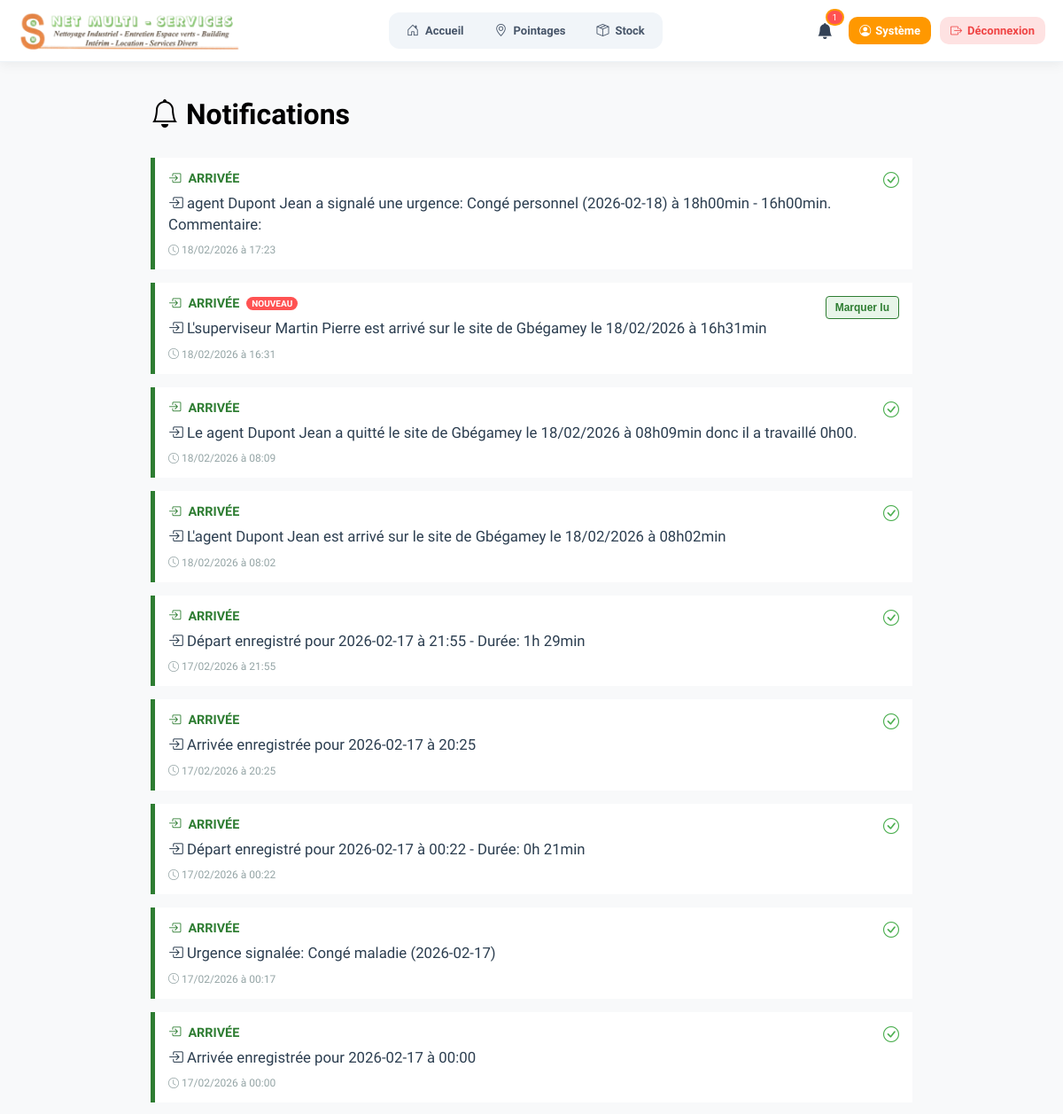
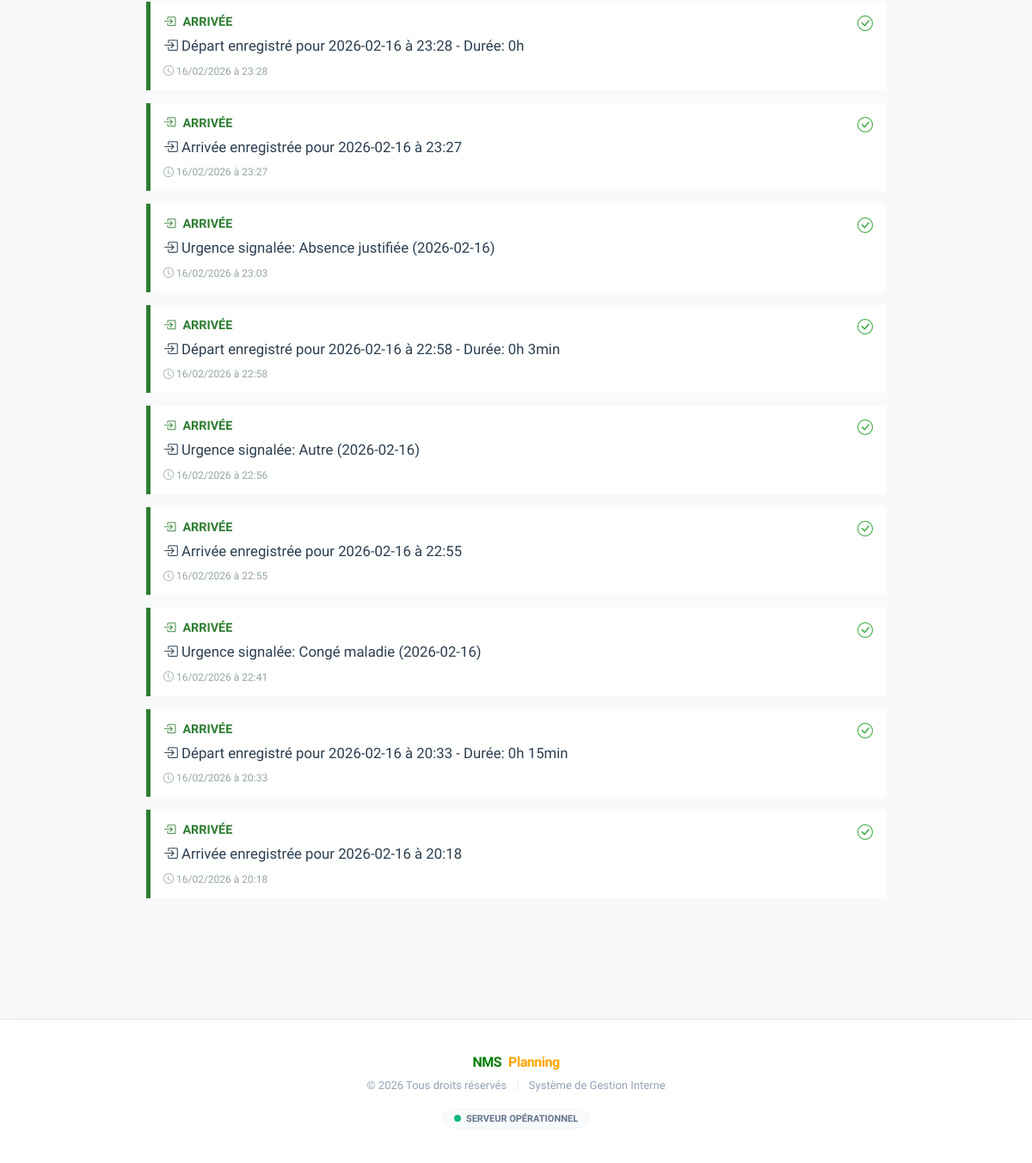
The app's page /admin/notifications.php (signed in) with its own data (2 pictures, top to bottom).
### tables this page shows
CREATE TABLE `notifications` (
  `id_notify` int unsigned NOT NULL AUTO_INCREMENT,
  `id_user` int NOT NULL,
  `from_user` int DEFAULT NULL,
  `type` enum('arrivee','depart','urgence') NOT NULL,
  `message` text NOT NULL,
  `is_read` tinyint(1) NOT NULL DEFAULT '0',
  `created_at` timestamp NOT NULL DEFAULT CURRENT_TIMESTAMP,
  PRIMARY KEY (`id_notify`),
  KEY `idx_notifications_user` (`id_user`),
  KEY `idx_notifications_from` (`from_user`),
  CONSTRAINT `fk_notifications_user` FOREIGN KEY (`id_user`) REFERENCES `users` (`id_user`) ON DELETE CASCADE ON UPDATE CASCADE
);

### admin/notifications.php (the view, shortened to what this page needs)
<?php
require_once __DIR__ . '/../config/database.php';
$cols = $pdo->query("SHOW COLUMNS FROM notifications")->fetchAll(PDO::FETCH_COLUMN);
$colUser = in_array('id_user', $cols) ? 'id_user' : (in_array('user_id', $cols) ? 'user_id' : null);
$stmt = $pdo->prepare("SELECT * FROM notifications WHERE $colUser = ? ORDER BY created_at DESC LIMIT 100");
$stmt->execute([$_SESSION['id_user']]);
$notifications = $stmt->fetchAll(PDO::FETCH_ASSOC);
?>
<?php include_once __DIR__ . '/../includes/header.php'; ?>
<div style="max-width:900px;margin:20px auto;padding:20px">
    <h1 style="margin-bottom: 30px;"><i class="bi bi-bell"></i> Notifications</h1>
    <?php if (empty($notifications)): ?>
        <div class="card" style="text-align:center;padding:40px">Aucune notification.</div>
    <?php else: ?>
        <div style="display: flex; flex-direction: column; gap: 15px;">
            <?php foreach ($notifications as $n):
                $type_clean = strtolower($n['type'] ?? '');
                $config = [
                    'arrivee' => ['icon' => 'bi-box-arrow-in-right', 'label' => 'Arrivée', 'color' => '#2e7d32', 'bg' => '#e8f5e9'],
                    'depart'  => ['icon' => 'bi-box-arrow-right', 'label' => 'Départ',  'color' => '#1565c0', 'bg' => '#e3f2fd'],
                    'urgence' => ['icon' => 'bi-exclamation-diamond', 'label' => 'Urgence', 'color' => '#c62828', 'bg' => '#ffebee'],
                    'default' => ['icon' => 'bi-info-circle', 'label' => 'Info', 'color' => '#546e7a', 'bg' => '#eceff1'],
                ];
                $style = $config[$type_clean] ?? $config['default'];
            ?>
                <div class="card" style="margin:0; border-left: 5px solid <?= $style['color'] ?>; background: white; padding: 15px; position: relative;">
                    <div style="display: flex; justify-content: space-between; align-items: flex-start;">
                        <div style="flex: 1;">
                            <div style="color: <?= $style['color'] ?>; font-weight: 800; text-transform: uppercase; font-size: 0.9em; margin-bottom: 8px; display: flex; align-items: center; gap: 8px;">
                                <span><i class="bi <?= $style['icon'] ?>"></i></span> <?= $style['label'] ?>
                                <?php if (empty($n['is_read'])): ?>
                                    <span style="background: #ff5252; color: white; padding: 2px 6px; border-radius: 10px; font-size: 10px;">NOUVEAU</span>
                                <?php endif; ?>
                            </div>
                            <div style="color: #2c3e50; font-size: 1.05em; line-height: 1.4; margin-bottom: 10px;">
                                <strong><i class="bi <?= $style['icon'] ?>"></i></strong> <?= nl2br(htmlspecialchars($n['message'] ?? '')) ?>
                            </div>
                            <div style="font-size: 12px; color: #95a5a6;">
                                <i class="bi bi-clock"></i> <?= date('d/m/Y à H:i', strtotime($n['created_at'])) ?>
                            </div>
                        </div>
                        <div style="margin-left: 15px;">
                            <form method="post" style="margin:0">
                                <?php if (empty($n['is_read'])): ?>
                                    <button class="btn" style="background: <?= $style['bg'] ?>; color: <?= $style['color'] ?>; border: 1px solid <?= $style['color'] ?>; padding: 5px 10px; font-size: 12px; font-weight: bold; cursor: pointer; border-radius: 4px;" type="submit">
                                        Marquer lu
                                    </button>
                                <?php else: ?>
                                    <span style="color: #4caf50; font-size: 18px;"><i class="bi bi-check-circle"></i></span>
                                <?php endif; ?>
                            </form>
                        </div>
                    </div>
                </div>
            <?php endforeach; ?>
        </div>
    <?php endif; ?>
</div>
<?php include_once __DIR__ . '/../includes/footer.php'; ?>

### includes/header.php (shortened to what this page needs)
<?php
$prenom = $_SESSION['prenom'] ?? 'Utilisateur';
$role = $_SESSION['role'] ?? 'AGENT';
$notifications_count = 0;
try {
    $res = $pdo->query("SHOW COLUMNS FROM notifications")->fetchAll(PDO::FETCH_COLUMN);
    $colUser = in_array('id_user', $res) ? 'id_user' : (in_array('user_id', $res) ? 'user_id' : null);
    if ($colUser) {
        $countStmt = $pdo->prepare("SELECT COUNT(*) FROM notifications WHERE $colUser = ? AND is_read = 0");
        $countStmt->execute([$_SESSION['id_user']]);
        $notifications_count = (int) $countStmt->fetchColumn();
    }
} catch (Exception $e) { error_log($e->getMessage()); }
?>
<!DOCTYPE html>
<html lang="fr">
<head>
    <link rel="stylesheet" href="https://cdn.jsdelivr.net/npm/bootstrap-icons@1.11.3/font/bootstrap-icons.min.css">
    <link rel="stylesheet" href="/assets/css/layout/header.css">
</head>
<body>
    <header>
        <nav>
            <div class="nav-brand"><a href="/"> <img src="/assets/images/logo_nms.png" alt="NMS Planning"> </a></div>
            <div class="nav-center">
                <a href="/"><i class="bi bi-house-door nav-link-icon"></i><span>Accueil</span></a>
                <?php if ($role === 'ADMIN'): ?>
                    <a href="/admin/gestion_pointages.php"><i class="bi bi-geo-alt nav-link-icon"></i><span>Pointages</span></a>
                    <a href="/stock/gest_stock.php"><i class="bi bi-box-seam nav-link-icon"></i><span>Stock</span></a>
                <?php else: ?>
                    <a href="/admin/pointage.php"><i class="bi bi-geo-alt nav-link-icon"></i><span>Présence</span></a>
                <?php endif; ?>
            </div>
            <div class="nav-right-group">
                <?php if ($role !== 'AGENT'): ?>
                <div style="position: relative;">
                    <div class="bell-container" id="notifBell">
                        <i class="bi bi-bell-fill bell-icon"></i><?php if ($notifications_count > 0): ?><span class="notif-badge"><?= $notifications_count ?></span><?php endif; ?>
                    </div>
                </div>
                <?php endif; ?>
                <a href="/admin/view_profile.php" class="user-profile-btn"><i class="bi bi-person-circle"></i> <span class="desktop-text"><?= htmlspecialchars($prenom) ?></span></a>
                <a href="/admin/logout.php" class="logout-desktop-btn"><i class="bi bi-box-arrow-right"></i> Déconnexion</a>
            </div>
        </nav>
    </header>
</body>
</html>

### includes/footer.php (shortened to what this page needs)
<div style="height:40px"></div>
</div> <footer style="
    background: white;
    border-top: 1px solid #e2e8f0;
    padding: 40px 20px;
    margin-top: 60px;
    text-align: center;
    box-shadow: 0 -5px 15px rgba(0,0,0,0.02);
">
    <div style="max-width: 800px; margin: 0 auto;">
        <div style="
            font-weight: 800;
            letter-spacing: -0.5px;
            margin-bottom: 10px;
            color: #1e293b;
            display: flex;
            align-items: center;
            justify-content: center;
            gap: 8px;
        ">
            <span style="color: green;">NMS</span>
            <span style="color: orange;">Planning</span>
        </div>
        <p style="
            color: #94a3b8;
            font-size: 13px;
            margin: 0;
            font-weight: 500;
        ">
            &copy; 2026 Tous droits réservés
            <span style="margin: 0 8px; color: #e2e8f0;">|</span>
            Système de Gestion Interne
        </p>
        <div style="
            margin-top: 20px;
            display: inline-flex;
            align-items: center;
            gap: 6px;
            background: #f8fafc;
            padding: 4px 12px;
            border-radius: 50px;
            border: 1px solid #f1f5f9;
        ">
            <span style="width: 8px; height: 8px; background: #10b981; border-radius: 50%;"></span>
            <span style="font-size: 11px; color: #64748b; font-weight: 600; text-transform: uppercase;">Serveur Opérationnel</span>
        </div>
    </div>
</footer>
</body>
</html>

### assets/css/layout/header.css (style rules this page uses)
:root { --primary: #FF9800; --primary-dark: #E68900; --danger: #FF5252; --success: #4CAF50; --info: #2196F3; --text-main: #1A1C1E; --shadow: 0 4px 12px rgba(0,0,0,0.05); }
* { margin: 0; padding: 0; box-sizing: border-box; }
body { font-family: 'Plus Jakarta Sans', sans-serif; background-color: #F8F9FA; }
header { background: #FFFFFF; position: sticky; top: 0; z-index: 1000; height: 70px; box-shadow: var(--shadow); border-bottom: 1px solid #edf2f7; }
nav { display: flex; justify-content: space-between; align-items: center; max-width: 1400px; margin: 0 auto; padding: 0 20px; height: 100%; }
.bell-container { position: relative; cursor: pointer; font-size: 20px; padding: 8px; background: rgba(255,255,255,0.2); border-radius: 12px; }
.bell-icon { font-size: 18px; color: #334155; }
.notif-badge { position: absolute; top: -5px; right: -5px; background: var(--danger); color: white; font-size: 10px; padding: 2px 6px; border-radius: 20px; border: 2px solid var(--primary); }
.nav-brand img { height: 45px; width: auto; display: block; }
.nav-center { display: flex; gap: 5px; background: #f1f5f9; padding: 5px; border-radius: 12px; }
.nav-center a { color: #475569; text-decoration: none; padding: 8px 15px; border-radius: 8px; font-size: 13px; font-weight: 700; display: inline-flex; align-items: center; gap: 7px; }
.nav-right-group { display: flex; align-items: center; gap: 10px; }
.user-profile-btn { background: var(--primary); color: white; padding: 8px 12px; border-radius: 10px; text-decoration: none; font-weight: 700; font-size: 13px; display: flex; align-items: center; gap: 5px; }
.logout-desktop-btn { background: #fee2e2; color: #ef4444; padding: 8px 12px; border-radius: 10px; text-decoration: none; font-weight: 700; font-size: 13px; display: inline-flex; align-items: center; gap: 6px; }
.nav-link-icon { font-size: 14px; line-height: 1; }

### records on screen
notifications: type "ARRIVÉE", message "agent Dupont Jean a signalé une urgence: Congé personnel (2026-02-18) à 18h00min - 16h00min. Commentaire:", created_at "18/02/2026 à 17:23", is_read 1 (drawn)
notifications: type "ARRIVÉE", is_read "NOUVEAU", message "L'superviseur Martin Pierre est arrivé sur le site de Gbégamey le 18/02/2026 à 16h31min", created_at "18/02/2026 à 16:31"
notifications: type "ARRIVÉE", message "Le agent Dupont Jean a quitté le site de Gbégamey le 18/02/2026 à 08h09min donc il a travaillé 0h00.", created_at "18/02/2026 à 08:09", is_read 1 (drawn)
notifications: type "ARRIVÉE", message "L'agent Dupont Jean est arrivé sur le site de Gbégamey le 18/02/2026 à 08h02min", created_at "18/02/2026 à 08:02", is_read 1 (drawn)
notifications: type "ARRIVÉE", message "Départ enregistré pour 2026-02-17 à 21:55 - Durée: 1h 29min", created_at "17/02/2026 à 21:55", is_read 1 (drawn)
notifications: type "ARRIVÉE", message "Arrivée enregistrée pour 2026-02-17 à 20:25", created_at "17/02/2026 à 20:25", is_read 1 (drawn)
notifications: type "ARRIVÉE", message "Départ enregistré pour 2026-02-17 à 00:22 - Durée: 0h 21min", created_at "17/02/2026 à 00:22", is_read 1 (drawn)
notifications: type "ARRIVÉE", message "Urgence signalée: Congé maladie (2026-02-17)", created_at "17/02/2026 à 00:17", is_read 1 (drawn)
notifications: type "ARRIVÉE", message "Arrivée enregistrée pour 2026-02-17 à 00:00", created_at "17/02/2026 à 00:00", is_read 1 (drawn)
notifications: type "ARRIVÉE", message "Départ enregistré pour 2026-02-16 à 23:28 - Durée: 0h", created_at "16/02/2026 à 23:28", is_read 1 (drawn)
notifications: type "ARRIVÉE", message "Arrivée enregistrée pour 2026-02-16 à 23:27", created_at "16/02/2026 à 23:27", is_read 1 (drawn)
notifications: type "ARRIVÉE", message "Urgence signalée: Absence justifiée (2026-02-16)", created_at "16/02/2026 à 23:03", is_read 1 (drawn)
notifications: type "ARRIVÉE", message "Départ enregistré pour 2026-02-16 à 22:58 - Durée: 0h 3min", created_at "16/02/2026 à 22:58", is_read 1 (drawn)
notifications: type "ARRIVÉE", message "Urgence signalée: Autre (2026-02-16)", created_at "16/02/2026 à 22:56", is_read 1 (drawn)
notifications: type "ARRIVÉE", message "Arrivée enregistrée pour 2026-02-16 à 22:55", created_at "16/02/2026 à 22:55", is_read 1 (drawn)
notifications: type "ARRIVÉE", message "Urgence signalée: Congé maladie (2026-02-16)", created_at "16/02/2026 à 22:41", is_read 1 (drawn)
notifications: type "ARRIVÉE", message "Départ enregistré pour 2026-02-16 à 20:33 - Durée: 0h 15min", created_at "16/02/2026 à 20:33", is_read 1 (drawn)
notifications: type "ARRIVÉE", message "Arrivée enregistrée pour 2026-02-16 à 20:18", created_at "16/02/2026 à 20:18", is_read 1 (drawn)

### other values on screen
$notifications_count "1"
$prenom "Système"
